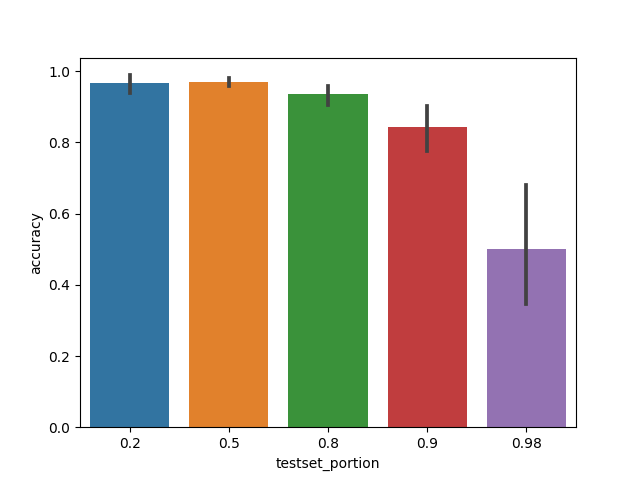

The script that drew this image:
"""
===================== PLEASE WRITE HERE =====================
- EE3700 Homework1 coding part.
- A brief explanation of this script, e.g. the purpose of this script, what 
can this script achieve or solve, what algorithms are used in this script...

- YuanJunSun
- https://github.com/SYJINTW/EE3700_ML
===================== PLEASE WRITE HERE =====================
"""


# Import libraries
import numpy as np
from sklearn.model_selection import train_test_split
from sklearn.preprocessing import StandardScaler
from sklearn.naive_bayes import GaussianNB
from sklearn.metrics import accuracy_score

import os
import pandas as pd
import seaborn as sns
import matplotlib.pyplot as plt

# Load data file and return two numpy arrays, including x: features and 
# y: labels
def load_data(path):
    print('Load data.')
    """
    - Use the function 'numpy.genfromtxt' to load the data.
    """
    data = np.genfromtxt(path, delimiter=',')
        
    # Print the number of samples
    n_samples = len(data)
    print('Number of samples:', n_samples)
    
    # Split the data into features and labels.
    # According to the dataset description, the first column is class 
    # identifier.
    x = data[:, 1:]
    y = data[:, 0].astype(int)
    
    return data, x, y 

# Get the number of samples in each class
def class_distribution(y):
    """
    - According to the dataset description, the given data consist of three 
    classes, namely 1, 2, and 3.
    - Please calculate the number of samples in each class. You may use the 
    function 'numpy.bincount'.
    """    
    # ===================== PLEASE WRITE HERE =====================
    
    bin_array = np.bincount(y)
    n_class1 = bin_array[1]
    n_class2 = bin_array[2]
    n_class3 = bin_array[3]
    
    # ===================== PLEASE WRITE HERE =====================
       
    print('Number of samples in class_1:', n_class1)
    print('Number of samples in class_2:', n_class2)
    print('Number of samples in class_3:', n_class3)
    

# Split the data into training set and testing set
def split_dataset(x, y, testset_portion):
    print('Split dataset.')
    """
    - In order to prevent a ML model from seeing answers before making 
    predictions, data is usually divived into a training set and a testing 
    set. A training set will be used to train an ML model (e.g. a classifier or 
    a regressor) and a testing set will be used to evaluate the performance of 
    an ML model.
    - Please split the data (both x and y) into a training set and a testing 
    set according to the 'testset_portion'. That is, the testing set will 
    account for 'testset_portion' of the overall data. You may use the function
    'sklearn.model_selection.train_test_split'.    
    """
    # ===================== PLEASE WRITE HERE =====================
    
    x_train, x_test, y_train, y_test = train_test_split(x, y, test_size=testset_portion)
    # print(f'test_size: {testset_portion}')
    # print(f'x: {np.size(x)} / {np.size(x_train)} / {np.size(x_test)} / {np.size(x_test)/np.size(x)}')
    # print(f'y: {np.size(y)} / {np.size(y_train)} / {np.size(y_test)} / {np.size(y_test)/np.size(y)}')
    
    # ===================== PLEASE WRITE HERE =====================
    
    return x_train, x_test, y_train, y_test
    

# Standardize the values of each feature dimension.
def feature_scaling(x_train, x_test):
    print('Feature scaling.')
    """
    - By observing the features 'x' in the 'Variable explorer', you will find
    that the values of some feature dimensions are 1, 2, or 1x, while some are 
    1xxx. It shows the values of each feature dimension are at different 
    levels. If these features are directly fed to an ML model, the result will 
    be dominate by the feature dimension with large values. As a result, the 
    process of feature scaling is necessary, which will standardize each 
    feature dimension with mean being 0 and stardard deviation being 1.
    - Please standardize both training set and testing set. You may use the 
    function 'sklearn.preprocessing.StandardScaler'.    
    """
    # ===================== PLEASE WRITE HERE =====================
    
    # To fixed the problem when some features are too small or too big
    scaler = StandardScaler().fit(x_train)
    x_train_nor = scaler.transform(x_train)
    scaler = StandardScaler().fit(x_test)
    x_test_nor = scaler.transform(x_test)

    # ===================== PLEASE WRITE HERE =====================    

    return x_train_nor, x_test_nor

# Train a Naive Bayes classifier on x_train and y_train
def train(x_train, y_train):
    print('Start training.')
    """
    - After the preprocessing, we can now train an ML model. We will train a 
    Naive Bayes classifier, which is based on the Baysian Decision Theory.
    - Since the input features are continuous values, we choose Gaussian Naive 
    Bayes classifier.
    - Please use the function 'sklearn.naive_bayes.GaussianNB' to train a 
    classifier.    
    """    
    # ===================== PLEASE WRITE HERE =====================
    
    clf = GaussianNB()
    clf.fit(x_train, y_train)
    
    # ===================== PLEASE WRITE HERE =====================    
        
    return clf

# Use the trained classifier to test on x_test
def test(clf, x_test):
    print('Start testing.')
    """
    - Now we can use the trained classifier to predict the classes on x_test
    - Likewise, please the function 'sklearn.naive_bayes.GaussianNB'.
    """
    # ===================== PLEASE WRITE HERE =====================
    
    y_pred_label = clf.predict(x_test)
    y_pred = clf.predict_proba(x_test)
    # print(y_pred_label)
    # print(y_pred)
    
    # ===================== PLEASE WRITE HERE =====================
    
    return y_pred_label



# Main
if __name__=='__main__':
    # Some parameters
    path = 'wine.data'
    testset_portions = [0.2, 0.5, 0.8, 0.9, 0.98]
    
    results = []

    for testset_portion in testset_portions:
        for i in range(10):
            # Load data
            data, x, y = load_data(path)
            class_distribution(y)
            
            # Preprocessing
            x_train, x_test, y_train, y_test = split_dataset(x, y, testset_portion)
            x_train_nor, x_test_nor = feature_scaling(x_train, x_test)
            
            # Classification: train and test
            clf = train(x_train_nor, y_train)
            y_pred = test(clf, x_test_nor)
            
            # Accuracy
            acc = accuracy_score(y_test, y_pred)
            print('\nAccuracy:', round(acc, 3))

            results.append([testset_portion ,acc])
    
    print(results)
    df = pd.DataFrame(results, columns=['testset_portion', 'accuracy'])
    ax = sns.barplot(x='testset_portion', y='accuracy',data=df)
    plt.show()
    
